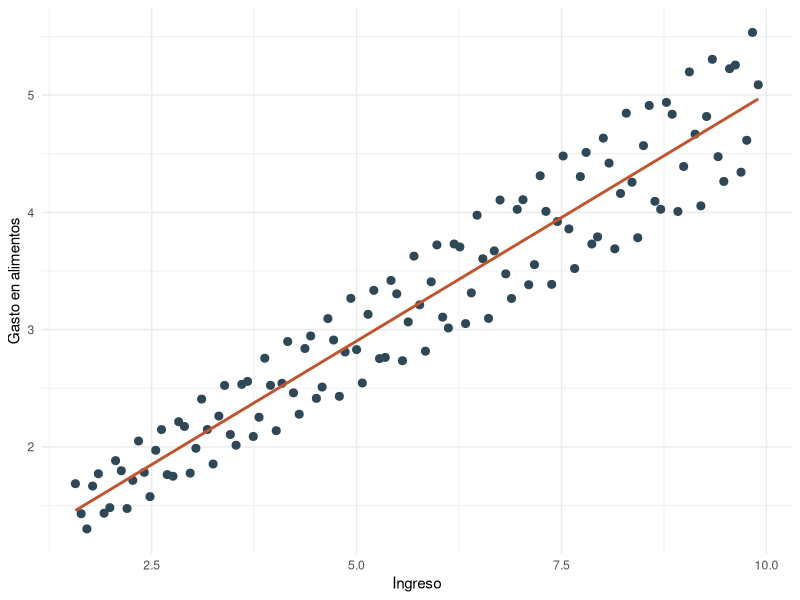
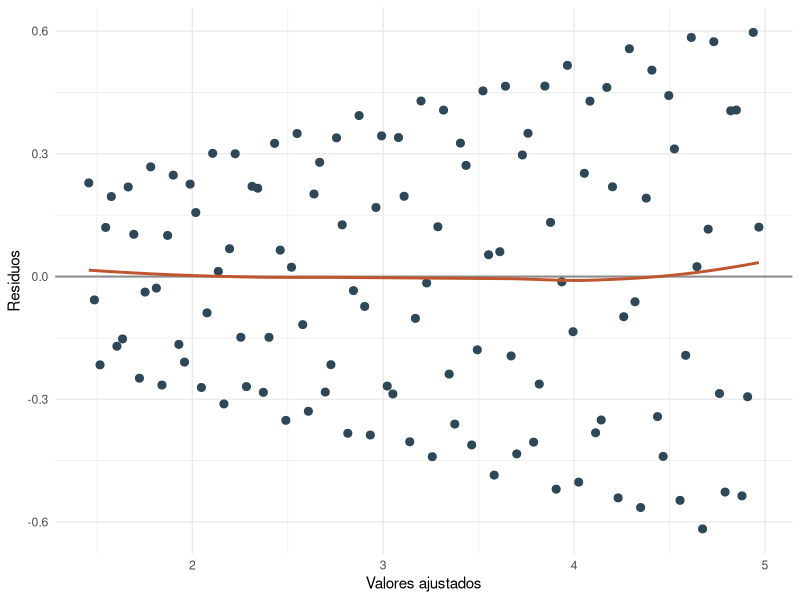

The R source for these figures, in order:
## ---- chunk 1
knitr::opts_chunk$set(
  comment = "#>",
  fig.align = "center",
  fig.width = 7,
  fig.height = 4.5,
  out.width = "80%",
  warning = FALSE,
  message = FALSE
)

library(ggplot2)
library(knitr)
## ---- chunk 2
n_het <- 120
i_het <- 1:n_het
ingreso <- 1.5 + 0.07 * i_het
escala <- 0.15 + 0.05 * ingreso
ruido <- escala * sin(1.7 * i_het)
gasto <- 0.8 + 0.42 * ingreso + ruido

datos_het <- data.frame(
  ingreso = ingreso,
  gasto = gasto,
  escala = escala
)

kable(head(datos_het, 12), digits = 3, caption = "Primeras observaciones de la base de heterocedasticidad")
## ---- chunk 3
ggplot(datos_het, aes(x = ingreso, y = gasto)) +
  geom_point(color = "#2f4858", size = 2.4) +
  geom_smooth(method = "lm", se = FALSE, color = "#C0562F", linewidth = 1) +
  labs(x = "Ingreso", y = "Gasto en alimentos") +
  theme_minimal()
## ---- chunk 4
modelo_het <- lm(gasto ~ ingreso, data = datos_het)
tabla_het <- coef(summary(modelo_het))

X_het <- model.matrix(modelo_het)
e_het <- resid(modelo_het)
n_het <- nrow(X_het)
k_het <- ncol(X_het)
XtX_inv_het <- solve(t(X_het) %*% X_het)
omega_hat_het <- diag(as.numeric(e_het^2))
vcov_hc0_het <- XtX_inv_het %*% t(X_het) %*% omega_hat_het %*% X_het %*% XtX_inv_het
vcov_hc1_het <- (n_het / (n_het - k_het)) * vcov_hc0_het
se_hc1_het <- sqrt(diag(vcov_hc1_het))

beta0_het <- unname(coef(modelo_het)[["(Intercept)"]])
beta_ing_het <- unname(coef(modelo_het)[["ingreso"]])
se0_clasico_het <- tabla_het["(Intercept)", "Std. Error"]
se_ing_clasico_het <- tabla_het["ingreso", "Std. Error"]
se0_hc1_het <- unname(se_hc1_het["(Intercept)"])
se_ing_hc1_het <- unname(se_hc1_het["ingreso"])
r2_het <- summary(modelo_het)$r.squared

t_ing_clasico_het <- beta_ing_het / se_ing_clasico_het
t_ing_hc1_het <- beta_ing_het / se_ing_hc1_het

kable(
  data.frame(
    termino = names(coef(modelo_het)),
    estimacion = unname(coef(modelo_het)),
    ee_clasico = tabla_het[, "Std. Error"],
    ee_robusto_HC1 = se_hc1_het,
    row.names = NULL
  ),
  digits = 4,
  caption = "MCO con errores estándar clásicos y robustos HC1"
)
## ---- chunk 5
datos_het$residuo <- e_het
datos_het$ajustado <- fitted(modelo_het)
datos_het$residuo2 <- e_het^2

bp_aux <- lm(residuo2 ~ ingreso, data = datos_het)
bp_lm <- nrow(datos_het) * summary(bp_aux)$r.squared
bp_p <- 1 - pchisq(bp_lm, df = 1)

white_aux <- lm(residuo2 ~ ajustado + I(ajustado^2), data = datos_het)
white_lm <- nrow(datos_het) * summary(white_aux)$r.squared
white_p <- 1 - pchisq(white_lm, df = 2)

kable(
  data.frame(
    prueba = c("Breusch-Pagan auxiliar", "White auxiliar"),
    estadistico_LM = c(bp_lm, white_lm),
    grados_libertad = c(1, 2),
    p_valor = c(bp_p, white_p)
  ),
  digits = 4,
  caption = "Pruebas auxiliares de heterocedasticidad calculadas en R"
)
## ---- chunk 6
modelo_wls_het <- lm(gasto ~ ingreso, data = datos_het, weights = 1 / escala^2)
tabla_wls_het <- coef(summary(modelo_wls_het))

beta_ing_wls_het <- unname(coef(modelo_wls_het)[["ingreso"]])
se_ing_wls_het <- tabla_wls_het["ingreso", "Std. Error"]

kable(
  data.frame(
    modelo = c("MCO clásico", "MCO con EE HC1", "WLS con pesos conocidos"),
    beta_ingreso = c(beta_ing_het, beta_ing_het, beta_ing_wls_het),
    error_estandar = c(se_ing_clasico_het, se_ing_hc1_het, se_ing_wls_het),
    t = c(t_ing_clasico_het, t_ing_hc1_het, beta_ing_wls_het / se_ing_wls_het)
  ),
  digits = 4,
  caption = "Comparación entre MCO, errores robustos y WLS"
)
## ---- chunk 7
ggplot(datos_het, aes(x = ajustado, y = residuo)) +
  geom_hline(yintercept = 0, color = "grey55", linewidth = 0.7) +
  geom_point(color = "#2f4858", size = 2.4) +
  geom_smooth(method = "loess", se = FALSE, color = "#C0562F", linewidth = 1) +
  labs(x = "Valores ajustados", y = "Residuos") +
  theme_minimal()
